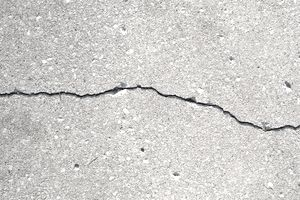
#> input picture CS/Josh's Stuff/Prototypes/20-09-16 Socket and Canny/Canny Demo/Crack1.jpg, 300 x 200 px
$ python canny_demo.py
#> lines starting #> are read from the running program, lines starting #| are printed output that depends on the picture
# My personal canny demo

import cv2 as cv
import argparse

max_low_threshold = 200
window_name = "Edge Map"
slider_title = "Min Threshold:"
ratio = 3
kernel_size = 3

# def CannyThreshold(source, source_gray, low_threshold):
def CannyThreshold(low_threshold):
  # Blurs the image
  img_blur = cv.blur(source_gray, (3, 3))

  # Runs the edge detection algorithm
  detected_edges = cv.Canny(img_blur, low_threshold, low_threshold*ratio, kernel_size)

  # The mask is on if there's an edge there
  mask = (detected_edges != 0)

  # Creates an output
  output = source*(mask[:, :, None].astype(source.dtype))

  # return output
  cv.imshow(window_name, output)

parser = argparse.ArgumentParser(description="Code for Canny Edge Detector")
parser.add_argument("--input", help="Path to input image.", default="Crack1.jpg")
args = parser.parse_args()

source = cv.imread(cv.samples.findFile(args.input))
#> source is the input picture: shape (200, 300, 3); mean B, G, R 203.9, 207, 208.2
if source is None:
  print("Could not open or find the image: ", args.input)
  exit(0)

source_gray = cv.cvtColor(source, cv.COLOR_BGR2GRAY)

cv.namedWindow(window_name)
cv.createTrackbar(slider_title, window_name, 0, max_low_threshold, CannyThreshold)
#> slider 'Min Threshold:' is set to 40

CannyThreshold(0)
#> in CannyThreshold, `img_blur = cv.blur(source_gray, (3, 3))`:
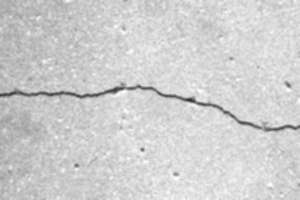
#> img_blur: shape (200, 300); min 46, max 254, mean 207.1
#> in CannyThreshold, `detected_edges = cv.Canny(img_blur, low_threshold, low_threshold*ratio..`:
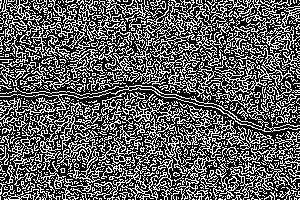
#> detected_edges: shape (200, 300); 36.7% white in thin lines or dots
#> in CannyThreshold, `mask = (detected_edges != 0)`: mask: shape (200, 300) bool; 36.7% white in thin lines or dots
#> in CannyThreshold, `output = source*(mask[:, :, None].astype(source.dtype))`:
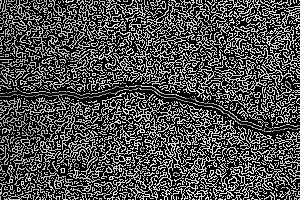
#> output: shape (200, 300, 3); mean B, G, R 75.2, 76.4, 76.8
cv.waitKey()
#> call 2 of CannyThreshold, with low_threshold = 40
#> in CannyThreshold (call 2), `detected_edges = cv.Canny(img_blur, low_threshold, low_threshold*ratio..`:
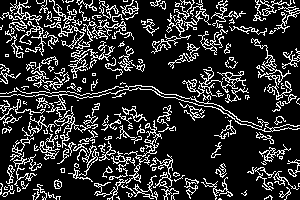
#> detected_edges: shape (200, 300); 18.3% white in thin lines or dots
#> in CannyThreshold (call 2), `mask = (detected_edges != 0)`: mask: shape (200, 300) bool; 18.3% white in thin lines or dots
#> in CannyThreshold (call 2), `output = source*(mask[:, :, None].astype(source.dtype))`:
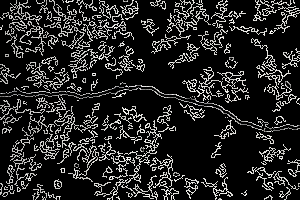
#> output: shape (200, 300, 3); mean B, G, R 37.1, 37.6, 37.8

$ run again, with CS/Josh's Stuff/Prototypes/20-09-16 Socket and Canny/Canny Demo/Crack2.jpeg copied over CS/Josh's Stuff/Prototypes/20-09-16 Socket and Canny/Canny Demo/Crack1.jpg
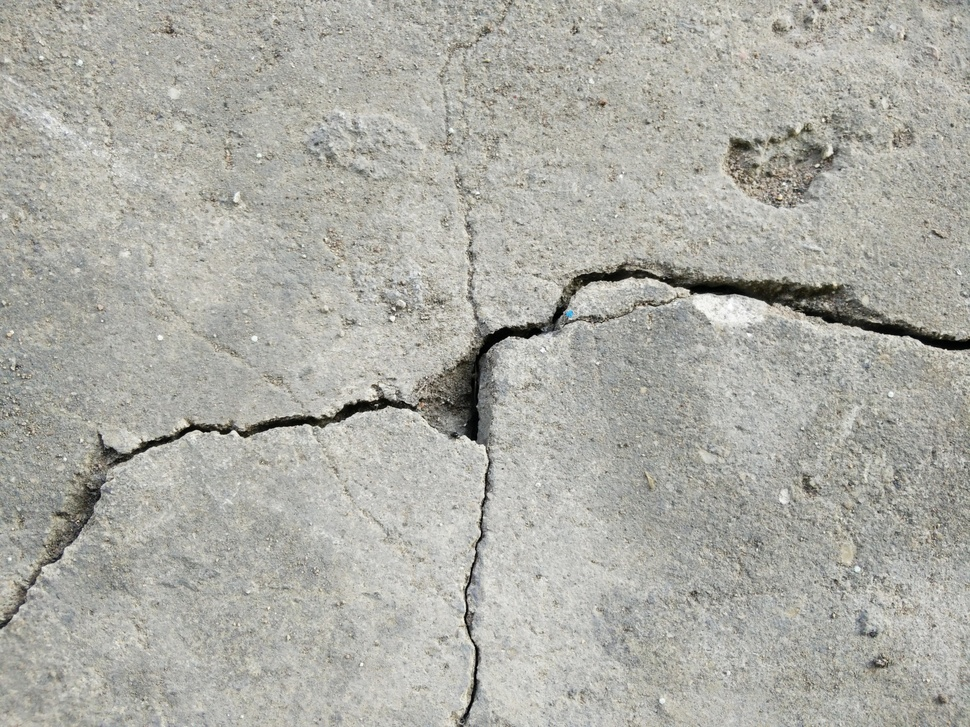
#> input picture CS/Josh's Stuff/Prototypes/20-09-16 Socket and Canny/Canny Demo/Crack2.jpeg, 970 x 727 px, shrunk from 2560 x 1920 before the run
#> source is the input picture: shape (727, 970, 3); mean B, G, R 165.4, 172.7, 172.8
#> in CannyThreshold, `detected_edges = cv.Canny(img_blur, low_threshold, low_threshold*ratio..`:
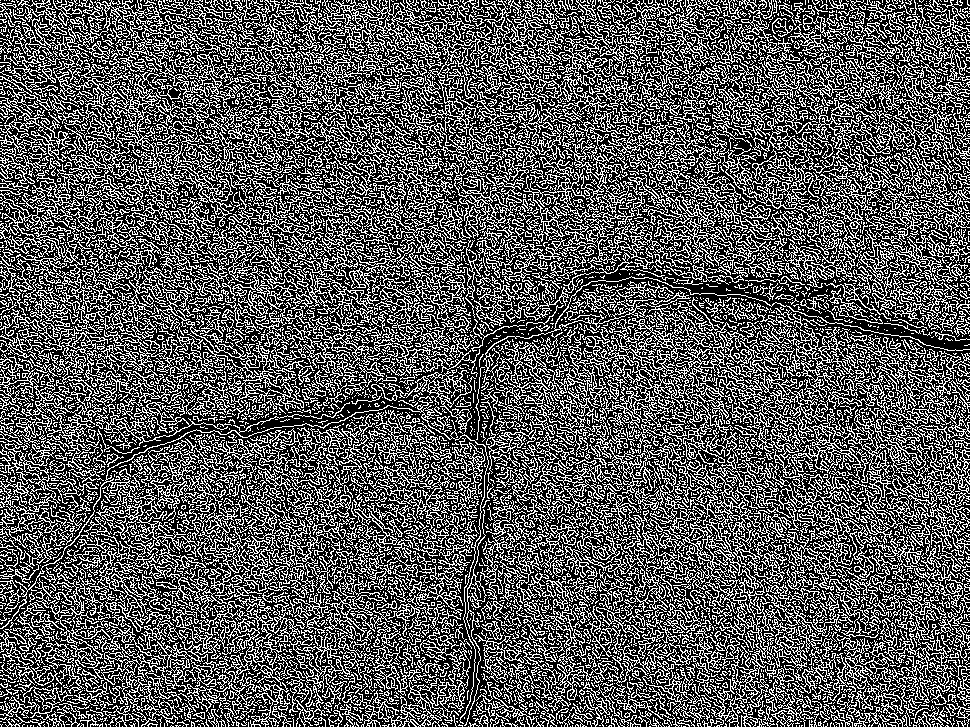
#> detected_edges: shape (727, 970); 34.9% white in thin lines or dots
#> mask: shape (727, 970) bool; 34.9% white in thin lines or dots
#> detected_edges: shape (727, 970); 23.3% white in thin lines or dots
#> mask: shape (727, 970) bool; 23.3% white in thin lines or dots
#> in CannyThreshold (call 2), `output = source*(mask[:, :, None].astype(source.dtype))`:
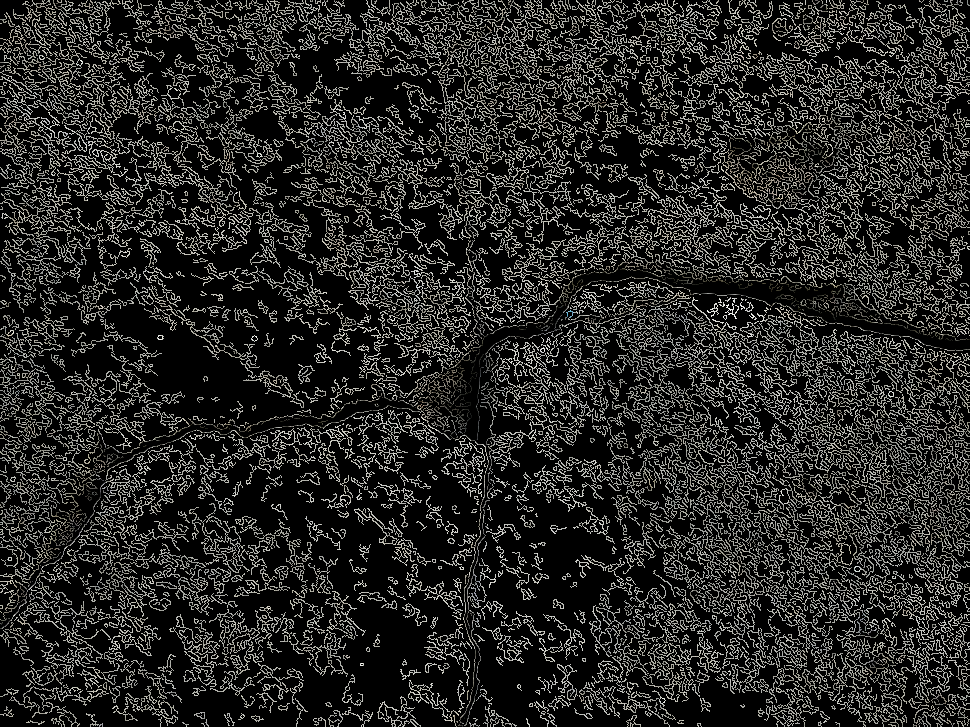
#> output: shape (727, 970, 3); mean B, G, R 37.8, 39.6, 39.7
